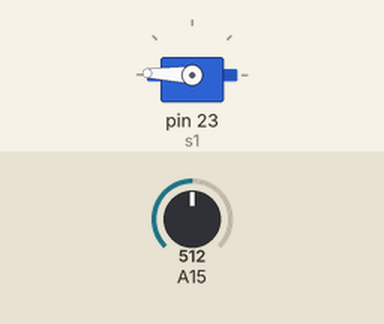
Recording of a sketch running on a simulated Arduino Mega 2560, built with avr-gcc and run on an emulated ATmega2560. Parts: servo. The inputs (shaded band) are chosen by the test bench; at power-on: A15 = 512.

Above: at 1.2 s.
1.3 s: A15 set to 716
At 2.0 s:
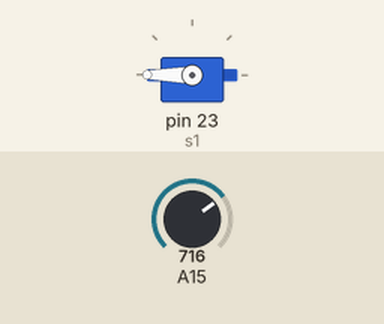
2.8 s: A15 set to 306
At 3.1 s:
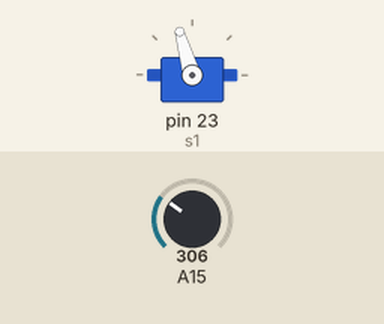
4.3 s: A15 set to 122
At 5.5 s:
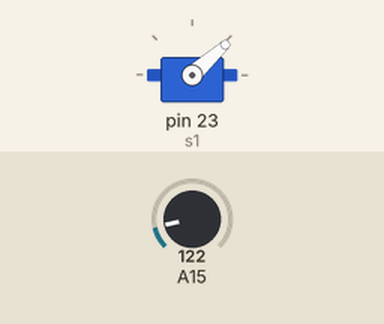
5.8 s: A15 set to 0
At 6.6 s:
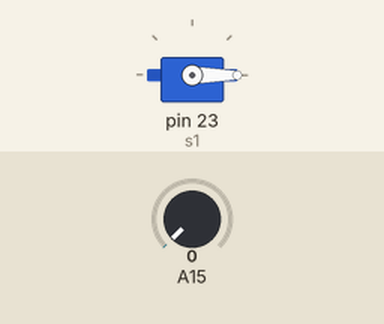
7.3 s: A15 set to 511
At 7.7 s:
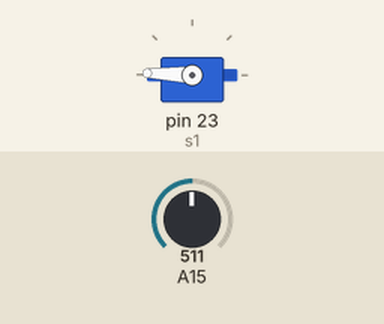
8.8 s: A15 set to 900
At 10.1 s:
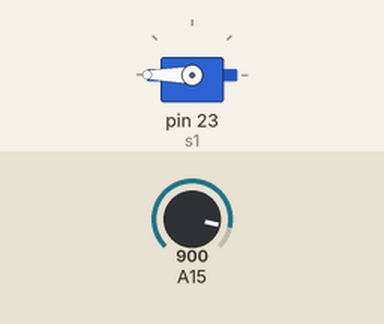
Timing chart, 0 to 11.3 s (numbered marks = the images above; inputs shaded):
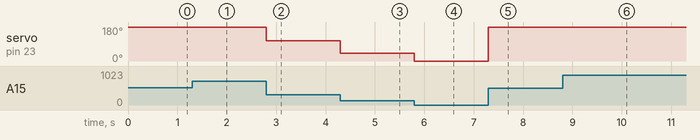

Measured:
- after the input at 1.3 s, servo on pin 23 (s1): 178° → 180° at once
- after the input at 2.8 s, servo on pin 23 (s1): 180° → 106° at once
- after the input at 4.3 s, servo on pin 23 (s1): 106° → 42° at once
- after the input at 5.8 s, servo on pin 23 (s1): 42° → 0° at once
- after the input at 7.3 s, servo on pin 23 (s1): 0° → 178° at once
- after the input at 8.8 s, servo on pin 23 (s1): 178° → 180° at once

The sketch:

sketch_mar28a.ino
```cpp
#include <Servo.h>
Servo s1;

void setup() {
  s1.attach(23);
  Serial.begin(9600);
}

void loop() {
  int tmp = map(analogRead(15), 0, 1023, 0, 179) * 2 ;
  if (tmp != s1.read()) {
    s1.write(tmp);
  }

}
```
